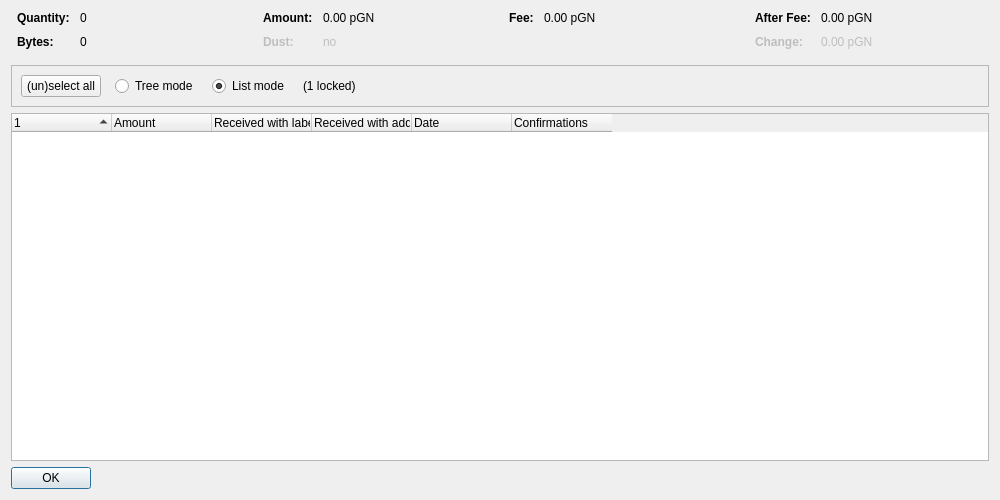
<?xml version="1.0" encoding="UTF-8"?>
<ui version="4.0">
 <class>CoinControlDialog</class>
 <widget class="QDialog" name="CoinControlDialog">
  <property name="geometry">
   <rect>
    <x>0</x>
    <y>0</y>
    <width>1000</width>
    <height>500</height>
   </rect>
  </property>
  <property name="windowTitle">
   <string>Coin Selection</string>
  </property>
  <layout class="QVBoxLayout" name="verticalLayout">
   <item>
    <layout class="QHBoxLayout" name="horizontalLayoutTop" stretch="0,0,0,0">
     <property name="topMargin">
      <number>0</number>
     </property>
     <property name="bottomMargin">
      <number>10</number>
     </property>
     <item>
      <layout class="QFormLayout" name="formLayoutCoinControl1">
       <property name="horizontalSpacing">
        <number>10</number>
       </property>
       <property name="verticalSpacing">
        <number>10</number>
       </property>
       <property name="leftMargin">
        <number>6</number>
       </property>
       <property name="rightMargin">
        <number>6</number>
       </property>
       <item row="0" column="0">
        <widget class="QLabel" name="labelCoinControlQuantityText">
         <property name="font">
          <font>
           <weight>75</weight>
           <bold>true</bold>
          </font>
         </property>
         <property name="text">
          <string>Quantity:</string>
         </property>
        </widget>
       </item>
       <item row="0" column="1">
        <widget class="QLabel" name="labelCoinControlQuantity">
         <property name="cursor">
          <cursorShape>IBeamCursor</cursorShape>
         </property>
         <property name="contextMenuPolicy">
          <enum>Qt::ActionsContextMenu</enum>
         </property>
         <property name="text">
          <string notr="true">0</string>
         </property>
         <property name="textInteractionFlags">
          <set>Qt::LinksAccessibleByMouse|Qt::TextSelectableByKeyboard|Qt::TextSelectableByMouse</set>
         </property>
        </widget>
       </item>
       <item row="1" column="0">
        <widget class="QLabel" name="labelCoinControlBytesText">
         <property name="font">
          <font>
           <weight>75</weight>
           <bold>true</bold>
          </font>
         </property>
         <property name="text">
          <string>Bytes:</string>
         </property>
        </widget>
       </item>
       <item row="1" column="1">
        <widget class="QLabel" name="labelCoinControlBytes">
         <property name="cursor">
          <cursorShape>IBeamCursor</cursorShape>
         </property>
         <property name="contextMenuPolicy">
          <enum>Qt::ActionsContextMenu</enum>
         </property>
         <property name="text">
          <string notr="true">0</string>
         </property>
         <property name="textInteractionFlags">
          <set>Qt::LinksAccessibleByMouse|Qt::TextSelectableByKeyboard|Qt::TextSelectableByMouse</set>
         </property>
        </widget>
       </item>
      </layout>
     </item>
     <item>
      <layout class="QFormLayout" name="formLayoutCoinControl2">
       <property name="horizontalSpacing">
        <number>10</number>
       </property>
       <property name="verticalSpacing">
        <number>10</number>
       </property>
       <property name="leftMargin">
        <number>6</number>
       </property>
       <property name="rightMargin">
        <number>6</number>
       </property>
       <item row="0" column="0">
        <widget class="QLabel" name="labelCoinControlAmountText">
         <property name="font">
          <font>
           <weight>75</weight>
           <bold>true</bold>
          </font>
         </property>
         <property name="text">
          <string>Amount:</string>
         </property>
        </widget>
       </item>
       <item row="0" column="1">
        <widget class="QLabel" name="labelCoinControlAmount">
         <property name="cursor">
          <cursorShape>IBeamCursor</cursorShape>
         </property>
         <property name="contextMenuPolicy">
          <enum>Qt::ActionsContextMenu</enum>
         </property>
         <property name="text">
          <string notr="true">0.00 pGN</string>
         </property>
         <property name="textInteractionFlags">
          <set>Qt::LinksAccessibleByMouse|Qt::TextSelectableByKeyboard|Qt::TextSelectableByMouse</set>
         </property>
        </widget>
       </item>
       <item row="1" column="0">
        <widget class="QLabel" name="labelCoinControlLowOutputText">
         <property name="enabled">
          <bool>false</bool>
         </property>
         <property name="font">
          <font>
           <weight>75</weight>
           <bold>true</bold>
          </font>
         </property>
         <property name="text">
          <string>Dust:</string>
         </property>
        </widget>
       </item>
       <item row="1" column="1">
        <widget class="QLabel" name="labelCoinControlLowOutput">
         <property name="enabled">
          <bool>false</bool>
         </property>
         <property name="cursor">
          <cursorShape>IBeamCursor</cursorShape>
         </property>
         <property name="contextMenuPolicy">
          <enum>Qt::ActionsContextMenu</enum>
         </property>
         <property name="text">
          <string notr="true">no</string>
         </property>
         <property name="textInteractionFlags">
          <set>Qt::LinksAccessibleByMouse|Qt::TextSelectableByKeyboard|Qt::TextSelectableByMouse</set>
         </property>
        </widget>
       </item>
      </layout>
     </item>
     <item>
      <layout class="QFormLayout" name="formLayoutCoinControl3">
       <property name="horizontalSpacing">
        <number>10</number>
       </property>
       <property name="verticalSpacing">
        <number>10</number>
       </property>
       <property name="leftMargin">
        <number>6</number>
       </property>
       <property name="rightMargin">
        <number>6</number>
       </property>
       <item row="0" column="0">
        <widget class="QLabel" name="labelCoinControlFeeText">
         <property name="font">
          <font>
           <weight>75</weight>
           <bold>true</bold>
          </font>
         </property>
         <property name="text">
          <string>Fee:</string>
         </property>
        </widget>
       </item>
       <item row="0" column="1">
        <widget class="QLabel" name="labelCoinControlFee">
         <property name="cursor">
          <cursorShape>IBeamCursor</cursorShape>
         </property>
         <property name="contextMenuPolicy">
          <enum>Qt::ActionsContextMenu</enum>
         </property>
         <property name="text">
          <string notr="true">0.00 pGN</string>
         </property>
         <property name="textInteractionFlags">
          <set>Qt::LinksAccessibleByMouse|Qt::TextSelectableByKeyboard|Qt::TextSelectableByMouse</set>
         </property>
        </widget>
       </item>
      </layout>
     </item>
     <item>
      <layout class="QFormLayout" name="formLayoutCoinControl4">
       <property name="horizontalSpacing">
        <number>10</number>
       </property>
       <property name="verticalSpacing">
        <number>10</number>
       </property>
       <property name="leftMargin">
        <number>6</number>
       </property>
       <property name="rightMargin">
        <number>6</number>
       </property>
       <item row="0" column="0">
        <widget class="QLabel" name="labelCoinControlAfterFeeText">
         <property name="font">
          <font>
           <weight>75</weight>
           <bold>true</bold>
          </font>
         </property>
         <property name="text">
          <string>After Fee:</string>
         </property>
        </widget>
       </item>
       <item row="0" column="1">
        <widget class="QLabel" name="labelCoinControlAfterFee">
         <property name="cursor">
          <cursorShape>IBeamCursor</cursorShape>
         </property>
         <property name="contextMenuPolicy">
          <enum>Qt::ActionsContextMenu</enum>
         </property>
         <property name="text">
          <string notr="true">0.00 pGN</string>
         </property>
         <property name="textInteractionFlags">
          <set>Qt::LinksAccessibleByMouse|Qt::TextSelectableByKeyboard|Qt::TextSelectableByMouse</set>
         </property>
        </widget>
       </item>
       <item row="1" column="0">
        <widget class="QLabel" name="labelCoinControlChangeText">
         <property name="enabled">
          <bool>false</bool>
         </property>
         <property name="font">
          <font>
           <weight>75</weight>
           <bold>true</bold>
          </font>
         </property>
         <property name="text">
          <string>Change:</string>
         </property>
        </widget>
       </item>
       <item row="1" column="1">
        <widget class="QLabel" name="labelCoinControlChange">
         <property name="enabled">
          <bool>false</bool>
         </property>
         <property name="cursor">
          <cursorShape>IBeamCursor</cursorShape>
         </property>
         <property name="contextMenuPolicy">
          <enum>Qt::ActionsContextMenu</enum>
         </property>
         <property name="text">
          <string notr="true">0.00 pGN</string>
         </property>
         <property name="textInteractionFlags">
          <set>Qt::LinksAccessibleByMouse|Qt::TextSelectableByKeyboard|Qt::TextSelectableByMouse</set>
         </property>
        </widget>
       </item>
      </layout>
     </item>
    </layout>
   </item>
   <item>
    <widget class="QFrame" name="frame">
     <property name="minimumSize">
      <size>
       <width>0</width>
       <height>40</height>
      </size>
     </property>
     <property name="frameShape">
      <enum>QFrame::StyledPanel</enum>
     </property>
     <property name="frameShadow">
      <enum>QFrame::Sunken</enum>
     </property>
     <layout class="QHBoxLayout" name="horizontalLayout">
      <item>
       <layout class="QHBoxLayout" name="horizontalLayoutPanel" stretch="0,0,0,0,0">
        <property name="spacing">
         <number>14</number>
        </property>
        <item>
         <widget class="QPushButton" name="pushButtonSelectAll">
          <property name="sizePolicy">
           <sizepolicy hsizetype="Maximum" vsizetype="Fixed">
            <horstretch>0</horstretch>
            <verstretch>0</verstretch>
           </sizepolicy>
          </property>
          <property name="text">
           <string>(un)select all</string>
          </property>
          <property name="autoDefault">
           <bool>false</bool>
          </property>
         </widget>
        </item>
        <item>
         <widget class="QRadioButton" name="radioTreeMode">
          <property name="sizePolicy">
           <sizepolicy hsizetype="Maximum" vsizetype="Fixed">
            <horstretch>0</horstretch>
            <verstretch>0</verstretch>
           </sizepolicy>
          </property>
          <property name="text">
           <string>Tree mode</string>
          </property>
         </widget>
        </item>
        <item>
         <widget class="QRadioButton" name="radioListMode">
          <property name="sizePolicy">
           <sizepolicy hsizetype="Maximum" vsizetype="Fixed">
            <horstretch>0</horstretch>
            <verstretch>0</verstretch>
           </sizepolicy>
          </property>
          <property name="text">
           <string>List mode</string>
          </property>
          <property name="checked">
           <bool>true</bool>
          </property>
         </widget>
        </item>
        <item>
         <widget class="QLabel" name="labelLocked">
          <property name="text">
           <string notr="true">(1 locked)</string>
          </property>
         </widget>
        </item>
        <item>
         <spacer name="horizontalSpacer">
          <property name="orientation">
           <enum>Qt::Horizontal</enum>
          </property>
          <property name="sizeHint" stdset="0">
           <size>
            <width>40</width>
            <height>20</height>
           </size>
          </property>
         </spacer>
        </item>
       </layout>
      </item>
     </layout>
    </widget>
   </item>
   <item>
    <widget class="CoinControlTreeWidget" name="treeWidget">
     <property name="contextMenuPolicy">
      <enum>Qt::CustomContextMenu</enum>
     </property>
     <property name="sortingEnabled">
      <bool>false</bool>
     </property>
     <property name="columnCount">
      <number>6</number>
     </property>
     <attribute name="headerShowSortIndicator" stdset="0">
      <bool>true</bool>
     </attribute>
     <attribute name="headerStretchLastSection">
      <bool>false</bool>
     </attribute>
     <column>
      <property name="text">
       <string/>
      </property>
     </column>
     <column>
      <property name="text">
       <string>Amount</string>
      </property>
     </column>
     <column>
      <property name="text">
       <string>Received with label</string>
      </property>
     </column>
     <column>
      <property name="text">
       <string>Received with address</string>
      </property>
     </column>
     <column>
      <property name="text">
       <string>Date</string>
      </property>
     </column>
     <column>
      <property name="text">
       <string>Confirmations</string>
      </property>
      <property name="toolTip">
       <string>Confirmed</string>
      </property>
     </column>
     <column>
      <property name="text">
       <string/>
      </property>
     </column>
     <column>
      <property name="text">
       <string/>
      </property>
     </column>
     <column>
      <property name="text">
       <string/>
      </property>
     </column>
     <column>
      <property name="text">
       <string/>
      </property>
     </column>
    </widget>
   </item>
   <item>
    <widget class="QDialogButtonBox" name="buttonBox">
     <property name="sizePolicy">
      <sizepolicy hsizetype="Maximum" vsizetype="Fixed">
       <horstretch>0</horstretch>
       <verstretch>0</verstretch>
      </sizepolicy>
     </property>
     <property name="orientation">
      <enum>Qt::Horizontal</enum>
     </property>
     <property name="standardButtons">
      <set>QDialogButtonBox::Ok</set>
     </property>
    </widget>
   </item>
  </layout>
 </widget>
 <customwidgets>
  <customwidget>
   <class>CoinControlTreeWidget</class>
   <extends>QTreeWidget</extends>
   <header>qt/coincontroltreewidget.h</header>
  </customwidget>
 </customwidgets>
 <resources/>
 <connections/>
</ui>
